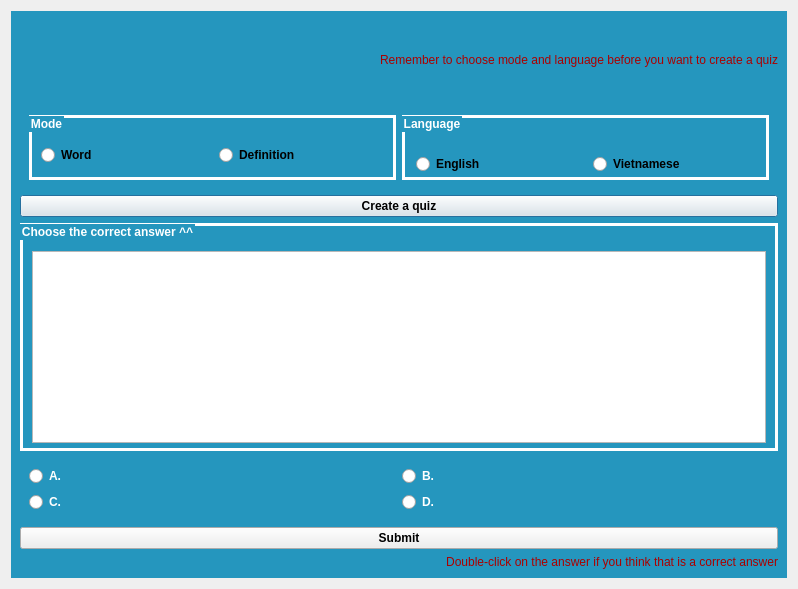
<?xml version="1.0" encoding="UTF-8"?>
<ui version="4.0">
 <class>quiz_window</class>
 <widget class="QDialog" name="quiz_window">
  <property name="geometry">
   <rect>
    <x>0</x>
    <y>0</y>
    <width>798</width>
    <height>589</height>
   </rect>
  </property>
  <property name="windowTitle">
   <string>Quiz</string>
  </property>
  <property name="styleSheet">
   <string notr="true">#widget_3{
	background-color: #2596be;
}
#groupBox, #groupBox_2, #groupBox_3{
	border-width: 3px;
	border-color: white;
	border-style: solid;
	color: white;
	font-weight: bold;
}
#buttonA, #buttonB, #buttonC, #buttonD{
	color: white;
 	font-weight: bold;
}
#radioButtonEng, #radioButtonViet, #radioButtonDef, #radioButtonWord, #submitButton, #pushButton{
	font-weight: bold;
}
</string>
  </property>
  <layout class="QHBoxLayout" name="horizontalLayout_5">
   <item>
    <widget class="QWidget" name="widget_3" native="true">
     <layout class="QVBoxLayout" name="verticalLayout">
      <item>
       <widget class="QLabel" name="label_2">
        <property name="sizePolicy">
         <sizepolicy hsizetype="Minimum" vsizetype="Minimum">
          <horstretch>0</horstretch>
          <verstretch>0</verstretch>
         </sizepolicy>
        </property>
        <property name="styleSheet">
         <string notr="true">color: rgb(170, 0, 0);
font: 700 9pt &quot;Arial&quot;;</string>
        </property>
        <property name="text">
         <string>Remember to choose mode and language before you want to create a quiz</string>
        </property>
        <property name="alignment">
         <set>Qt::AlignRight|Qt::AlignTrailing|Qt::AlignVCenter</set>
        </property>
       </widget>
      </item>
      <item>
       <widget class="QWidget" name="widget_2" native="true">
        <property name="sizePolicy">
         <sizepolicy hsizetype="Minimum" vsizetype="Preferred">
          <horstretch>0</horstretch>
          <verstretch>0</verstretch>
         </sizepolicy>
        </property>
        <layout class="QHBoxLayout" name="horizontalLayout">
         <item>
          <widget class="QGroupBox" name="groupBox_2">
           <property name="title">
            <string>Mode</string>
           </property>
           <layout class="QHBoxLayout" name="horizontalLayout_3">
            <property name="topMargin">
             <number>19</number>
            </property>
            <property name="rightMargin">
             <number>2</number>
            </property>
            <property name="bottomMargin">
             <number>3</number>
            </property>
            <item>
             <widget class="QRadioButton" name="radioButtonWord">
              <property name="text">
               <string>Word</string>
              </property>
             </widget>
            </item>
            <item>
             <widget class="QRadioButton" name="radioButtonDef">
              <property name="text">
               <string>Definition</string>
              </property>
             </widget>
            </item>
           </layout>
          </widget>
         </item>
         <item>
          <widget class="QGroupBox" name="groupBox">
           <property name="font">
            <font>
             <bold>true</bold>
             <kerning>true</kerning>
            </font>
           </property>
           <property name="title">
            <string>Language</string>
           </property>
           <property name="alignment">
            <set>Qt::AlignLeading|Qt::AlignLeft|Qt::AlignVCenter</set>
           </property>
           <layout class="QHBoxLayout" name="horizontalLayout_2">
            <property name="leftMargin">
             <number>11</number>
            </property>
            <property name="topMargin">
             <number>19</number>
            </property>
            <property name="rightMargin">
             <number>2</number>
            </property>
            <property name="bottomMargin">
             <number>3</number>
            </property>
            <item>
             <widget class="QRadioButton" name="radioButtonEng">
              <property name="text">
               <string>English</string>
              </property>
             </widget>
            </item>
            <item>
             <widget class="QRadioButton" name="radioButtonViet">
              <property name="text">
               <string>Vietnamese</string>
              </property>
             </widget>
            </item>
           </layout>
          </widget>
         </item>
        </layout>
       </widget>
      </item>
      <item>
       <widget class="QPushButton" name="pushButton">
        <property name="text">
         <string>Create a quiz</string>
        </property>
       </widget>
      </item>
      <item>
       <widget class="QGroupBox" name="groupBox_3">
        <property name="title">
         <string>Choose the correct answer ^^</string>
        </property>
        <layout class="QHBoxLayout" name="horizontalLayout_4">
         <property name="topMargin">
          <number>25</number>
         </property>
         <property name="bottomMargin">
          <number>5</number>
         </property>
         <item>
          <widget class="QPlainTextEdit" name="plainTextEdit">
           <property name="sizePolicy">
            <sizepolicy hsizetype="Minimum" vsizetype="Minimum">
             <horstretch>0</horstretch>
             <verstretch>0</verstretch>
            </sizepolicy>
           </property>
          </widget>
         </item>
        </layout>
       </widget>
      </item>
      <item>
       <widget class="QWidget" name="widget" native="true">
        <property name="sizePolicy">
         <sizepolicy hsizetype="Preferred" vsizetype="Maximum">
          <horstretch>0</horstretch>
          <verstretch>0</verstretch>
         </sizepolicy>
        </property>
        <layout class="QGridLayout" name="gridLayout">
         <item row="0" column="0">
          <widget class="QRadioButton" name="buttonA">
           <property name="text">
            <string>A.</string>
           </property>
          </widget>
         </item>
         <item row="0" column="1">
          <widget class="QRadioButton" name="buttonB">
           <property name="text">
            <string>B.</string>
           </property>
          </widget>
         </item>
         <item row="1" column="0">
          <widget class="QRadioButton" name="buttonC">
           <property name="text">
            <string>C.</string>
           </property>
          </widget>
         </item>
         <item row="1" column="1">
          <widget class="QRadioButton" name="buttonD">
           <property name="text">
            <string>D.</string>
           </property>
          </widget>
         </item>
        </layout>
       </widget>
      </item>
      <item>
       <widget class="QPushButton" name="submitButton">
        <property name="text">
         <string>Submit</string>
        </property>
       </widget>
      </item>
      <item>
       <widget class="QLabel" name="label">
        <property name="sizePolicy">
         <sizepolicy hsizetype="Preferred" vsizetype="Maximum">
          <horstretch>0</horstretch>
          <verstretch>0</verstretch>
         </sizepolicy>
        </property>
        <property name="font">
         <font>
          <family>Arial</family>
          <pointsize>9</pointsize>
          <italic>false</italic>
          <bold>false</bold>
         </font>
        </property>
        <property name="styleSheet">
         <string notr="true">color: rgb(170, 0, 0);
font: 9pt &quot;Arial&quot;;</string>
        </property>
        <property name="text">
         <string>Double-click on the answer if you think that is a correct answer</string>
        </property>
        <property name="alignment">
         <set>Qt::AlignRight|Qt::AlignTrailing|Qt::AlignVCenter</set>
        </property>
       </widget>
      </item>
     </layout>
    </widget>
   </item>
  </layout>
 </widget>
 <resources/>
 <connections/>
</ui>
